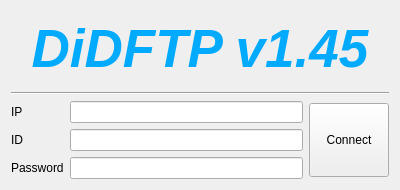
<?xml version="1.0" encoding="UTF-8"?>
<ui version="4.0">
 <class>Login</class>
 <widget class="QWidget" name="Login">
  <property name="geometry">
   <rect>
    <x>0</x>
    <y>0</y>
    <width>400</width>
    <height>190</height>
   </rect>
  </property>
  <property name="sizePolicy">
   <sizepolicy hsizetype="Fixed" vsizetype="Fixed">
    <horstretch>0</horstretch>
    <verstretch>0</verstretch>
   </sizepolicy>
  </property>
  <property name="windowTitle">
   <string>Login</string>
  </property>
  <layout class="QVBoxLayout" name="verticalLayout_3">
   <item>
    <widget class="QLabel" name="nameLabel">
     <property name="palette">
      <palette>
       <active>
        <colorrole role="WindowText">
         <brush brushstyle="SolidPattern">
          <color alpha="255">
           <red>0</red>
           <green>170</green>
           <blue>255</blue>
          </color>
         </brush>
        </colorrole>
        <colorrole role="Text">
         <brush brushstyle="SolidPattern">
          <color alpha="255">
           <red>0</red>
           <green>0</green>
           <blue>0</blue>
          </color>
         </brush>
        </colorrole>
       </active>
       <inactive>
        <colorrole role="WindowText">
         <brush brushstyle="SolidPattern">
          <color alpha="255">
           <red>0</red>
           <green>170</green>
           <blue>255</blue>
          </color>
         </brush>
        </colorrole>
        <colorrole role="Text">
         <brush brushstyle="SolidPattern">
          <color alpha="255">
           <red>0</red>
           <green>0</green>
           <blue>0</blue>
          </color>
         </brush>
        </colorrole>
       </inactive>
       <disabled>
        <colorrole role="WindowText">
         <brush brushstyle="SolidPattern">
          <color alpha="255">
           <red>120</red>
           <green>120</green>
           <blue>120</blue>
          </color>
         </brush>
        </colorrole>
        <colorrole role="Text">
         <brush brushstyle="SolidPattern">
          <color alpha="255">
           <red>120</red>
           <green>120</green>
           <blue>120</blue>
          </color>
         </brush>
        </colorrole>
       </disabled>
      </palette>
     </property>
     <property name="font">
      <font>
       <family>Arial</family>
       <pointsize>40</pointsize>
       <weight>75</weight>
       <italic>true</italic>
       <bold>true</bold>
      </font>
     </property>
     <property name="text">
      <string>DiDFTP v1.45</string>
     </property>
     <property name="textFormat">
      <enum>Qt::AutoText</enum>
     </property>
     <property name="alignment">
      <set>Qt::AlignCenter</set>
     </property>
    </widget>
   </item>
   <item>
    <widget class="Line" name="line">
     <property name="orientation">
      <enum>Qt::Horizontal</enum>
     </property>
    </widget>
   </item>
   <item>
    <layout class="QHBoxLayout" name="horizontalLayout">
     <item>
      <layout class="QVBoxLayout" name="verticalLayout">
       <item>
        <widget class="QLabel" name="ipLabel">
         <property name="text">
          <string>IP</string>
         </property>
        </widget>
       </item>
       <item>
        <widget class="QLabel" name="idLabel">
         <property name="text">
          <string>ID</string>
         </property>
        </widget>
       </item>
       <item>
        <widget class="QLabel" name="pwdLabel">
         <property name="text">
          <string>Password</string>
         </property>
        </widget>
       </item>
      </layout>
     </item>
     <item>
      <layout class="QVBoxLayout" name="verticalLayout_2">
       <item>
        <widget class="QLineEdit" name="ipText"/>
       </item>
       <item>
        <widget class="QLineEdit" name="idText"/>
       </item>
       <item>
        <widget class="QLineEdit" name="pwdText"/>
       </item>
      </layout>
     </item>
     <item>
      <widget class="QPushButton" name="loginButton">
       <property name="minimumSize">
        <size>
         <width>0</width>
         <height>74</height>
        </size>
       </property>
       <property name="text">
        <string>Connect</string>
       </property>
       <property name="iconSize">
        <size>
         <width>16</width>
         <height>16</height>
        </size>
       </property>
      </widget>
     </item>
    </layout>
   </item>
  </layout>
 </widget>
 <layoutdefault spacing="6" margin="11"/>
 <resources/>
 <connections/>
</ui>
